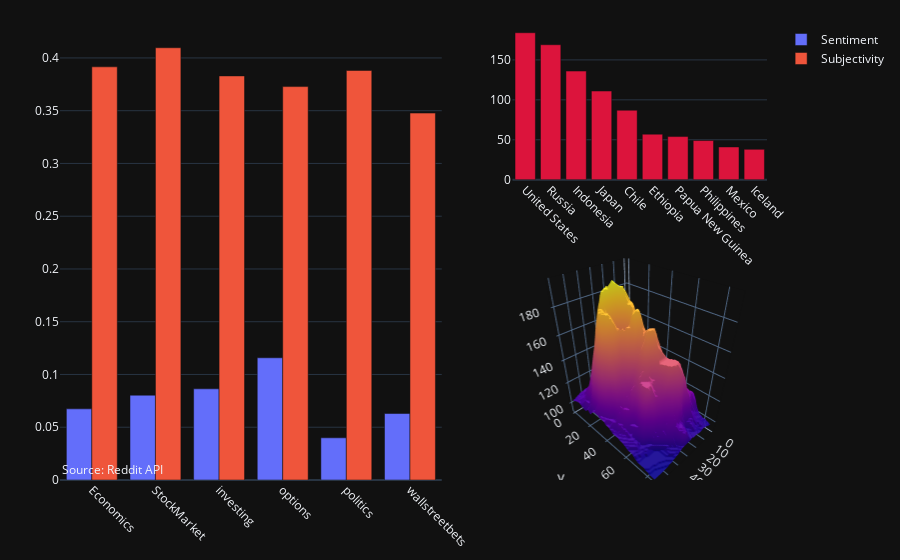

The notebook cell saved with this chart:
### Code cell
import plotly.graph_objects as go
from plotly.subplots import make_subplots
from plotly import offline
import pandas as pd

# read in volcano database data
df = pd.read_csv(
    "https://raw.githubusercontent.com/plotly/datasets/master/volcano_db.csv",
    encoding="iso-8859-1",
)

# frequency of Country
freq = df
freq = freq.Country.value_counts().reset_index().rename(columns={"index": "x"})

# read in 3d volcano surface data
df_v = pd.read_csv("https://raw.githubusercontent.com/plotly/datasets/master/volcano.csv")

# Initialize figure with subplots
fig = make_subplots(
    rows=2, cols=2,
    column_widths=[0.6, 0.4],
    row_heights=[0.4, 0.6],
    specs=[[{"type": "bar", "rowspan": 2}, {"type": "bar"}],
           [            None                    , {"type": "surface"}]])

# Add first barplot

fig.add_trace(
    go.Bar(name='Sentiment', x=sentiment_df['subreddit'], y=sentiment_df[0]),
    row=1, col=1
)

fig.add_trace(
    go.Bar(name='Subjectivity', x=subjectivity_df['subreddit'], y=subjectivity_df[0]),
    row=1, col=1
)

# Add second barplot
fig.add_trace(
    go.Bar(x=freq["x"][0:10],y=freq["Country"][0:10], marker=dict(color="crimson"), showlegend=False),
    row=1, col=2
)

# Add surface ploot
fig.add_trace(
    go.Surface(z=df_v.values.tolist(), showscale=False),
    row=2, col=2
)

# # Update geo subplot properties
# fig.update_geos(
#     projection_type="orthographic",
#     landcolor="white",
#     oceancolor="MidnightBlue",
#     showocean=True,
#     lakecolor="LightBlue"
# )

# Rotate x-axis labels
fig.update_xaxes(tickangle=45)

# Set theme, margin, and annotation in layout
fig.update_layout(
    template="plotly_dark",
    margin=dict(r=10, t=25, b=40, l=60),
    annotations=[
        dict(
            text="Source: Reddit API",
            showarrow=False,
            xref="paper",
            yref="paper",
            x=0,
            y=0)
    ]
)

fig.show()

### Figure 1 — Plotly figure (JSON) as saved in the notebook; plotly's stock layout.template omitted (floating-point values rounded to 4 significant figures; data arrays with more than 128 entries replaced by an {"elided": "..."} marker saying what was removed)
{"data": [{"name": "Sentiment", "type": "bar", "x": ["Economics", "StockMarket", "investing", "options", "politics", "wallstreetbets"], "xaxis": "x", "y": [0.06743, 0.08038, 0.08639, 0.1158, 0.03998, 0.063], "yaxis": "y"}, {"name": "Subjectivity", "type": "bar", "x": ["Economics", "StockMarket", "investing", "options", "politics", "wallstreetbets"], "xaxis": "x", "y": [0.3916, 0.4097, 0.383, 0.3728, 0.3881, 0.3477], "yaxis": "y"}, {"marker": {"color": "crimson"}, "showlegend": false, "type": "bar", "x": ["United States", "Russia", "Indonesia", "Japan", "Chile", "Ethiopia", "Papua New Guinea", "Philippines", "Mexico", "Iceland"], "xaxis": "x2", "y": [184, 169, 136, 111, 87, 57, 54, 49, 41, 38], "yaxis": "y2"}, {"scene": "scene", "showscale": false, "type": "surface", "z": {"elided": "87x61 int values"}}], "layout": {"annotations": [{"showarrow": false, "text": "Source: Reddit API", "x": 0, "xref": "paper", "y": 0, "yref": "paper"}], "margin": {"b": 40, "l": 60, "r": 10, "t": 25}, "scene": {"domain": {"x": [0.64, 1], "y": [0, 0.51]}}, "xaxis": {"anchor": "y", "domain": [0, 0.54], "tickangle": 45}, "xaxis2": {"anchor": "y2", "domain": [0.64, 1], "tickangle": 45}, "yaxis": {"anchor": "x", "domain": [0, 1]}, "yaxis2": {"anchor": "x2", "domain": [0.66, 1]}}}
